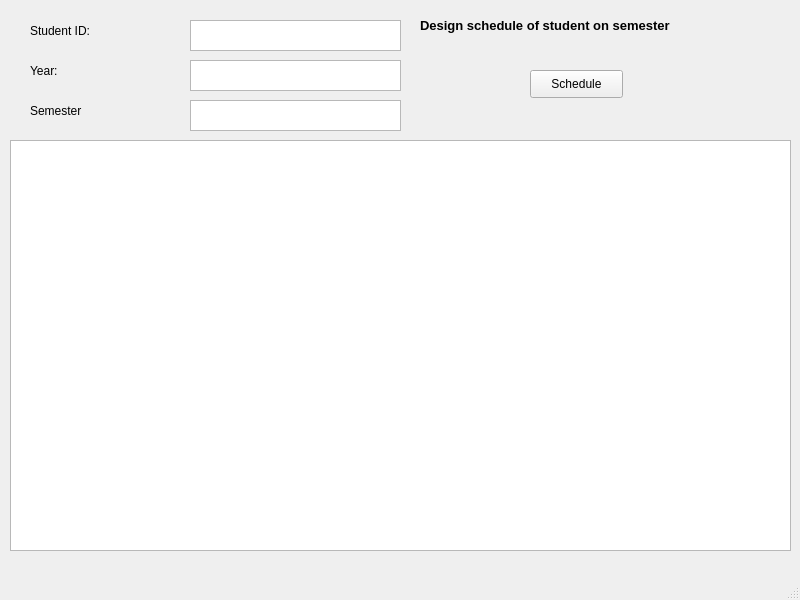
<?xml version="1.0" encoding="UTF-8"?>
<ui version="4.0">
 <class>MainWindow</class>
 <widget class="QMainWindow" name="MainWindow">
  <property name="geometry">
   <rect>
    <x>0</x>
    <y>0</y>
    <width>800</width>
    <height>600</height>
   </rect>
  </property>
  <property name="windowTitle">
   <string>MainWindow</string>
  </property>
  <widget class="QWidget" name="centralwidget">
   <widget class="QTextEdit" name="textEdit_2">
    <property name="geometry">
     <rect>
      <x>190</x>
      <y>60</y>
      <width>211</width>
      <height>31</height>
     </rect>
    </property>
   </widget>
   <widget class="QLabel" name="label_3">
    <property name="geometry">
     <rect>
      <x>30</x>
      <y>100</y>
      <width>141</width>
      <height>21</height>
     </rect>
    </property>
    <property name="text">
     <string>Semester</string>
    </property>
   </widget>
   <widget class="QLabel" name="label_2">
    <property name="geometry">
     <rect>
      <x>30</x>
      <y>60</y>
      <width>141</width>
      <height>21</height>
     </rect>
    </property>
    <property name="text">
     <string>Year:</string>
    </property>
   </widget>
   <widget class="QLabel" name="label_4">
    <property name="geometry">
     <rect>
      <x>420</x>
      <y>10</y>
      <width>351</width>
      <height>31</height>
     </rect>
    </property>
    <property name="font">
     <font>
      <pointsize>10</pointsize>
      <weight>75</weight>
      <bold>true</bold>
     </font>
    </property>
    <property name="text">
     <string>Design schedule of student on semester</string>
    </property>
   </widget>
   <widget class="QTextEdit" name="textEdit">
    <property name="geometry">
     <rect>
      <x>190</x>
      <y>20</y>
      <width>211</width>
      <height>31</height>
     </rect>
    </property>
   </widget>
   <widget class="QTextEdit" name="textEdit_3">
    <property name="geometry">
     <rect>
      <x>190</x>
      <y>100</y>
      <width>211</width>
      <height>31</height>
     </rect>
    </property>
   </widget>
   <widget class="QPushButton" name="pushButton">
    <property name="geometry">
     <rect>
      <x>530</x>
      <y>70</y>
      <width>93</width>
      <height>28</height>
     </rect>
    </property>
    <property name="text">
     <string>Schedule</string>
    </property>
   </widget>
   <widget class="QLabel" name="label">
    <property name="geometry">
     <rect>
      <x>30</x>
      <y>20</y>
      <width>141</width>
      <height>21</height>
     </rect>
    </property>
    <property name="text">
     <string>Student ID:</string>
    </property>
   </widget>
   <widget class="QListWidget" name="listWidget">
    <property name="geometry">
     <rect>
      <x>10</x>
      <y>140</y>
      <width>781</width>
      <height>411</height>
     </rect>
    </property>
   </widget>
  </widget>
  <widget class="QMenuBar" name="menubar">
   <property name="geometry">
    <rect>
     <x>0</x>
     <y>0</y>
     <width>800</width>
     <height>26</height>
    </rect>
   </property>
  </widget>
  <widget class="QStatusBar" name="statusbar"/>
 </widget>
 <resources/>
 <connections/>
</ui>
